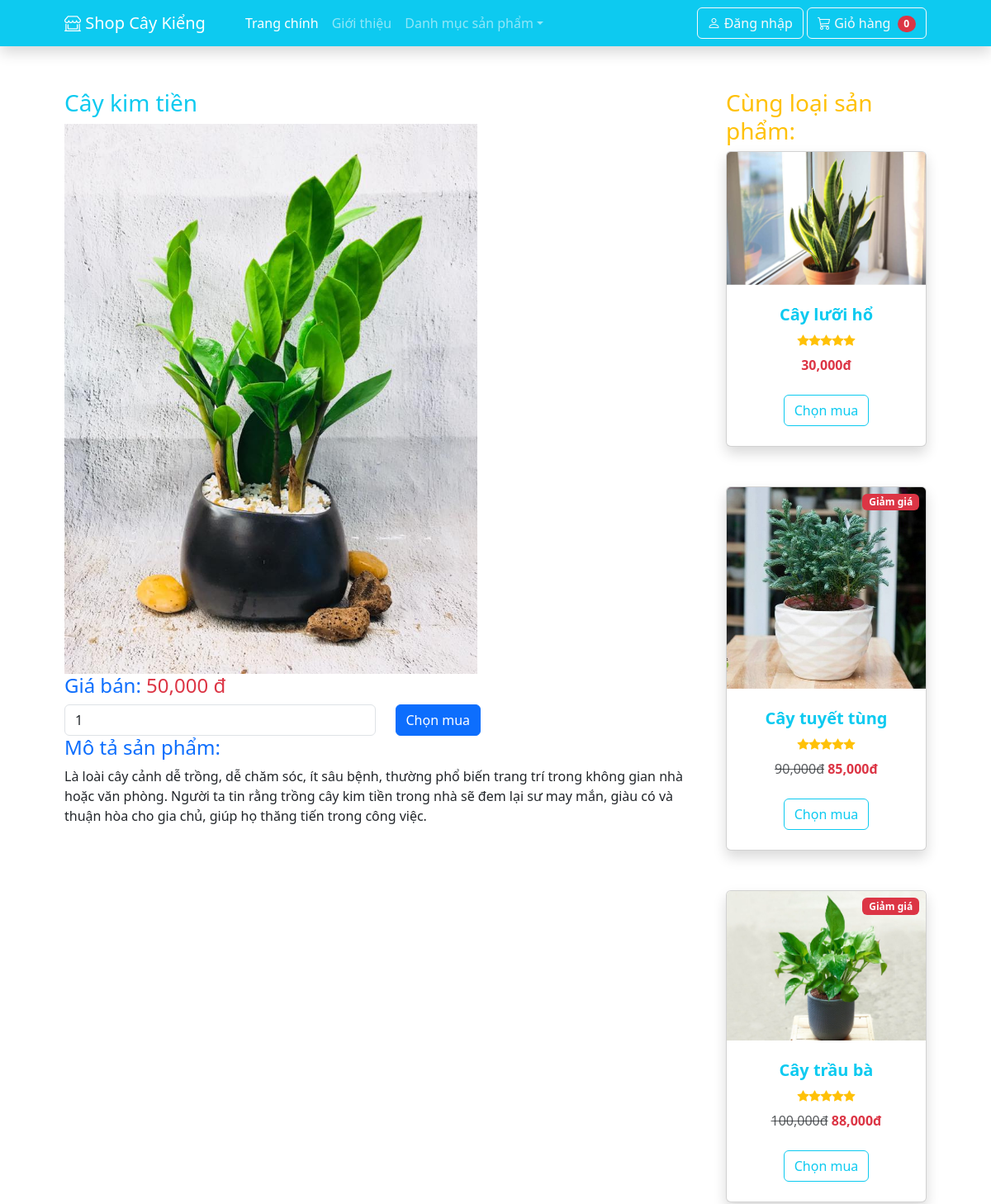
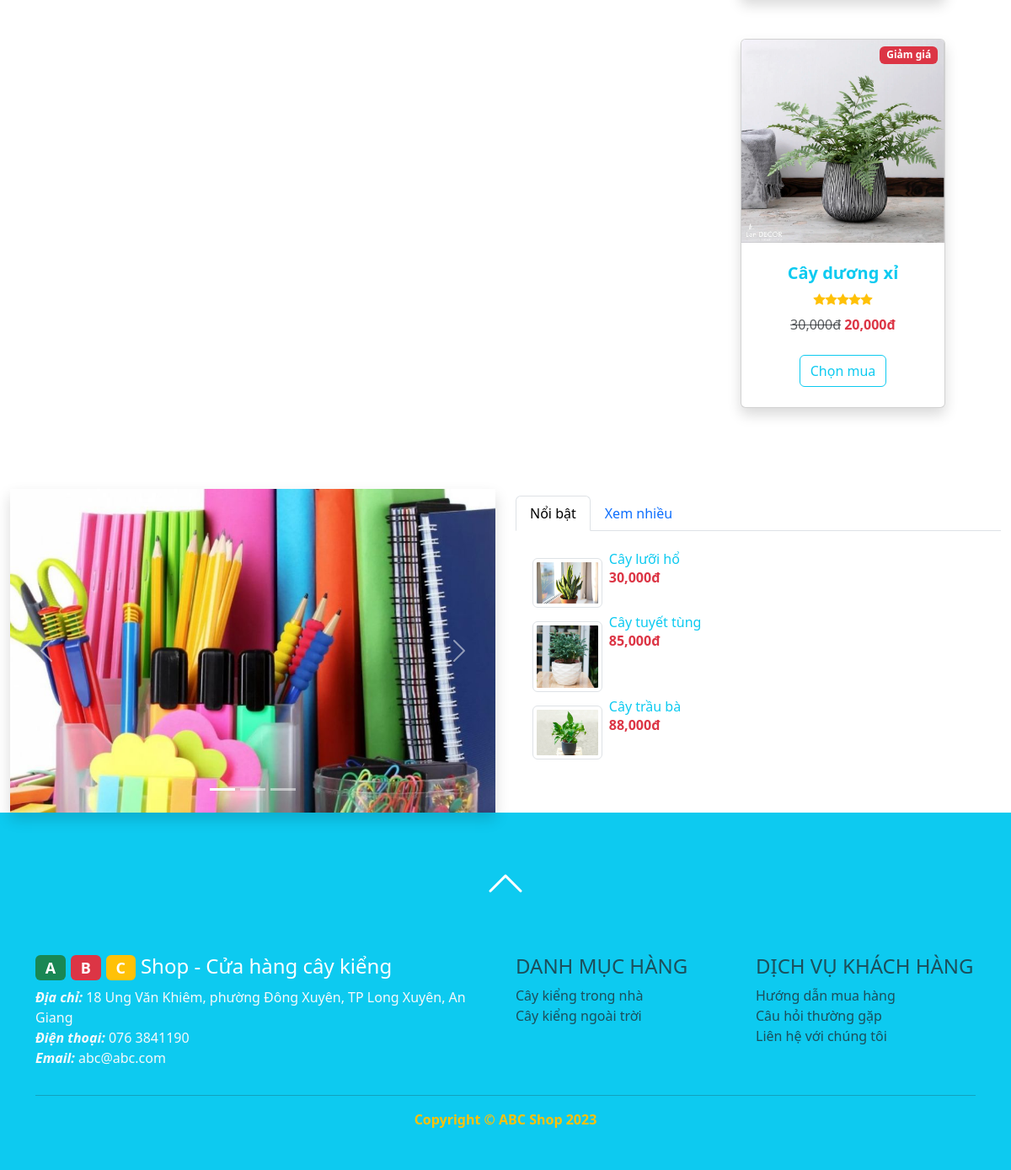
/index.php?action=detail&id=10, run on the app's committed database (2 pictures, top to bottom).
### tables this page shows
CREATE TABLE `sanpham` (
  `id` int(11) NOT NULL,
  `tensp` text NOT NULL,
  `phanloaisp` int(11) NOT NULL,
  `mota` text NOT NULL,
  `giagoc` float NOT NULL,
  `giaban` float NOT NULL,
  `soluongton` int(11) NOT NULL,
  `hinhanh` text NOT NULL,
  `luotxem` int(11) NOT NULL,
  `luotmua` int(11) NOT NULL
);

CREATE TABLE `phanloai` (
  `id` int(11) NOT NULL,
  `tenpl` text NOT NULL
);

### model/sanpham.php (called while the page is built, shortened)
<?php
class SANPHAM
{
    public function laysanphamtheophanloai($phanloaisp)
    {
        $dbcon = DATABASE::connect();
        try {
            $sql = "SELECT * FROM sanpham WHERE phanloaisp=:madm";
            $cmd = $dbcon->prepare($sql);
            $cmd->bindValue(":madm", $phanloaisp);
            $cmd->execute();
            $result = $cmd->fetchAll();
            return $result;
        } catch (PDOException $e) {
            $error_message = $e->getMessage();
            echo "<p>Lỗi truy vấn: $error_message</p>";
            exit();
        }
    }
    public function laysanphamtheoid($id)
    {
        $dbcon = DATABASE::connect();
        try {
            $sql = "SELECT * FROM sanpham WHERE id=:id";
            $cmd = $dbcon->prepare($sql);
            $cmd->bindValue(":id", $id);
            $cmd->execute();
            $result = $cmd->fetch();
            return $result;
        } catch (PDOException $e) {
            $error_message = $e->getMessage();
            echo "<p>Lỗi truy vấn: $error_message</p>";
            exit();
        }
    }
    public function laysanphamxemnhieu()
    {
        $dbcon = DATABASE::connect();
        try {
            $sql = "SELECT * FROM sanpham ORDER BY luotxem DESC LIMIT 3";
            $cmd = $dbcon->prepare($sql);
            $cmd->execute();
            $result = $cmd->fetchAll();
            return $result;
        } catch (PDOException $e) {
            $error_message = $e->getMessage();
            echo "<p>Lỗi truy vấn: $error_message</p>";
            exit();
        }
    }
}

### model/phanloai.php (called while the page is built, shortened)
<?php
class PHANLOAI{
    public function layphanloai(){
        $dbcon = DATABASE::connect();
        try{
            $sql = "SELECT * FROM phanloai";
            $cmd = $dbcon->prepare($sql);
            $cmd->execute();
            $result = $cmd->fetchAll();
            return $result;
        }
        catch(PDOException $e){
            $error_message = $e->getMessage();
            echo "<p>Lỗi truy vấn: $error_message</p>";
            exit();
        }
    }
}
?>

### public/detail.php (the view, shortened to what this page needs)
<?php include("inc/top.php"); ?>
<div class="row">
  <div class="col-sm-9">
    <h3 class="text-info"><?php echo $spct["tensp"]; ?></h3>
    <div><img width="500px" src="../<?php echo $spct["hinhanh"]; ?>"></div>
    <div>
      <h4 class="text-primary">Giá bán:
        <span class="text-danger"><?php echo number_format($spct["giaban"]); ?> đ</span>
      </h4>
      <form method="post" class="form-inline">
        <div class="row">
          <div class="col">
            <input type="number" class="form-control" name="soluong" value="1">
          </div>
          <div class="col">
            <input type="submit" class="btn btn-primary" value="Chọn mua">
          </div>
        </div>
      </form>
    </div>
    <div>
      <h4 class="text-primary">Mô tả sản phẩm: </h4>
      <p><?php echo $spct["mota"]; ?></p>
    </div>
    <br>
  </div>
  <div class="col-sm-3">
    <h3 class="text-warning">Cùng loại sản phẩm:</h3>
    <?php
    foreach ($sanpham as $s) :
      if ($s["id"] != $spct["id"]) {
    ?>
        <div>
          <div class="col mb-5">
            <div class="card h-100 shadow">
              <?php if ($s["giaban"] != $s["giagoc"]) { ?>
                <div class="badge bg-danger text-white position-absolute" style="top: 0.5rem; right: 0.5rem">Giảm giá</div>
              <?php }
              ?>
              <a href="?action=detail&id=<?php echo $s["id"]; ?>">
                <img class="card-img-top" src="../<?php echo $s["hinhanh"]; ?>" alt="<?php echo $s["tensp"]; ?>" />
              </a>
              <div class="card-body p-4">
                <div class="text-center">
                  <a class="text-decoration-none" href="?action=detail&id=<?php echo $s["id"]; ?>">
                    <h5 class="fw-bolder text-info"><?php echo $s["tensp"]; ?></h5>
                  </a>
                  <div class="d-flex justify-content-center small text-warning mb-2">
                    <div class="bi-star-fill"></div>
                    <div class="bi-star-fill"></div>
                    <div class="bi-star-fill"></div>
                    <div class="bi-star-fill"></div>
                    <div class="bi-star-fill"></div>
                  </div>
                  <?php if ($s["giaban"] != $s["giagoc"]) { ?>
                    <span class="text-muted text-decoration-line-through"><?php echo number_format($s["giagoc"]); ?>đ</span><?php }
                                                                                                                            ?>
                  <span class="text-danger fw-bolder"><?php echo number_format($s["giaban"]); ?>đ</span>
                </div>
              </div>
              <div class="card-footer p-4 pt-0 border-top-0 bg-transparent">
                <div class="text-center"><a class="btn btn-outline-info mt-auto" href="#">Chọn mua</a></div>
              </div>
            </div>
          </div>
        </div>
    <?php
      }
    endforeach;
    ?>
  </div>
</div>
<?php include("inc/bottom.php"); ?>

### public/inc/bottom.php (shortened to what this page needs)
            </div>
        </section>
        <section>
            <div class="container-fluid">
                <div class="row">
                    <div class="col-md-6">
                        <?php include("inc/carousel.php"); ?>
                    </div>
                    <div class="col-md-6 pt-2">
                      <ul class="nav nav-tabs" role="tablist">
                        <li class="nav-item">
                          <a class="nav-link active" data-bs-toggle="tab" href="#menu1">Nổi bật</a>
                        </li>
                        <li class="nav-item">
                          <a class="nav-link" data-bs-toggle="tab" href="#menu2">Xem nhiều</a>
                        </li>
                      </ul>
                      <div class="tab-content">
                        <div id="menu1" class="container tab-pane active"><br>
                          <?php include("inc/topview.php"); ?>
                        </div>
                      </div>
                    </div>
                </div>
            </div>
        </section>
        <footer class="py-5 bg-info">
            <div class="text-center mb-5"><a class="text-warning" href="#top"><i class="bi bi-chevron-up"  style="font-size: 3rem; font-weight: bold; color:white;"></i></a></div>
            <div class="container">
                <div class="row">
                    <div class="col-md-6 text-light">
                        <a href="index.php" class="text-decoration-none text-white">
                        <h4><span class="badge text-white bg-success">A</span>
                            <span class="badge text-white bg-danger">B</span>
                            <span class="badge text-white bg-warning">C</span> Shop - Cửa hàng cây kiểng</h4></a>
                        <p><b><i>Địa chỉ:</i></b> 18 Ung Văn Khiêm, phường Đông Xuyên, TP Long Xuyên, An Giang<br>
                            <b><i>Điện thoại:</i></b> 076 3841190<br>
                            <b><i>Email:</i></b> abc@abc.com</p>
                    </div>
                    <div class="col-md-3 text-muted">
                        <h4>DANH MỤC HÀNG</h4>
                        <?php foreach ($phanloai as $l): ?>
                            <a class="list-group-item" href="?action=group&id=<?php echo $l["id"]; ?>">
							<?php echo $l["tenpl"]; ?>
							</a>
                        <?php endforeach; ?>
                    </div>
                    <div class="col-md-3 text-muted">
                        <h4>DỊCH VỤ KHÁCH HÀNG</h4>
                        <a href="#" class="list-group-item">Hướng dẫn mua hàng</a>
                        <a href="#" class="list-group-item">Câu hỏi thường gặp</a>
                        <a href="#" class="list-group-item">Liên hệ với chúng tôi</a>
                    </div>
                </div>
                <hr>
                <p class="m-0 text-center text-warning fw-bolder">Copyright &copy; ABC Shop 2023</p></div>
        </footer>
    </body>
</html>

### public/inc/topview.php
<div class="d-flex flex-column">
<?php foreach($sanphamxemnhieu as $x): ?>
	<div style="max-height:100px"><a class="text-decoration-none" href="index.php?action=detail&id=<?php echo $x["id"]; ?>">
		<img style="max-width:15%" class="img-thumbnail float-start m-2"
			src="../<?php echo $x["hinhanh"]; ?>"
			alt="<?php echo $x["tensp"]; ?>">
		<h6 class="card-title text-info"><?php echo $x["tensp"]; ?></h6>
		<p class="card-text text-danger fw-bold"><?php echo number_format($x["giaban"]); ?>đ</p>	</a>
	</div>
<?php endforeach; ?>
</div>

### data on the page
sanpham: tensp "Cây kim tiền", hinhanh (picture), giaban "50,000", mota "Là loài cây cảnh dễ trồng, dễ chăm sóc, ít sâu bệnh, thường phổ biến trang trí trong không gian nhà hoặc văn phòng. Người ta tin rằng trồng cây kim tiền trong nhà sẽ đem lại sư may mắn, giàu có và thuận hòa cho gia chủ, giúp họ thăng tiến trong công việc."
sanpham: hinhanh (picture), tensp "Cây lưỡi hổ", giaban "30,000"
sanpham: shows "Giảm giá", hinhanh (picture), tensp "Cây tuyết tùng", giagoc "90,000", giaban "85,000"
sanpham: shows "Giảm giá", hinhanh (picture), tensp "Cây trầu bà", giagoc "100,000", giaban "88,000"
sanpham: shows "Giảm giá", hinhanh (picture), tensp "Cây dương xỉ", giagoc "30,000", giaban "20,000"
phanloai: tenpl "Cây kiểng trong nhà"
phanloai: tenpl "Cây kiểng ngoài trời"
